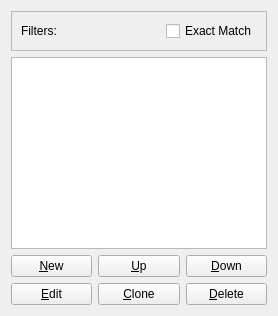
          <widget class="QWidget" name="tab_4">
           <attribute name="title">
            <string>IPv6 rules</string>
           </attribute>
           <layout class="QVBoxLayout" name="verticalLayout_10">
            <item>
             <widget class="QFrame" name="frame_2">
              <property name="frameShape">
               <enum>QFrame::StyledPanel</enum>
              </property>
              <property name="frameShadow">
               <enum>QFrame::Raised</enum>
              </property>
              <layout class="QHBoxLayout" name="horizontalLayout_8">
               <item>
                <widget class="QLabel" name="label_28">
                 <property name="sizePolicy">
                  <sizepolicy hsizetype="Maximum" vsizetype="Maximum">
                   <horstretch>0</horstretch>
                   <verstretch>0</verstretch>
                  </sizepolicy>
                 </property>
                 <property name="text">
                  <string>Filters:</string>
                 </property>
                </widget>
               </item>
               <item>
                <widget class="QFrame" name="acl6_filter_layout">
                 <property name="frameShape">
                  <enum>QFrame::NoFrame</enum>
                 </property>
                 <property name="frameShadow">
                  <enum>QFrame::Raised</enum>
                 </property>
                </widget>
               </item>
               <item>
                <widget class="QCheckBox" name="acl6_filter_exact">
                 <property name="sizePolicy">
                  <sizepolicy hsizetype="Maximum" vsizetype="Maximum">
                   <horstretch>0</horstretch>
                   <verstretch>0</verstretch>
                  </sizepolicy>
                 </property>
                 <property name="text">
                  <string>Exact Match</string>
                 </property>
                </widget>
               </item>
              </layout>
             </widget>
            </item>
            <item>
             <widget class="QTableWidget" name="acl6_table"/>
            </item>
            <item>
             <layout class="QGridLayout" name="gridLayout_2">
              <item row="0" column="0">
               <widget class="QPushButton" name="acl6_create_button">
                <property name="toolTip">
                 <string>Create a new rule</string>
                </property>
                <property name="text">
                 <string>&amp;New</string>
                </property>
                <property name="icon">
                 <iconset resource="../../ufwi-rpcc-qt/resources/ufwi-rpcc-qt.qrc">
                  <normaloff>:/icons/add.png</normaloff>:/icons/add.png</iconset>
                </property>
               </widget>
              </item>
              <item row="0" column="1">
               <widget class="QPushButton" name="acl6_up_button">
                <property name="toolTip">
                 <string>Move the selected rule up</string>
                </property>
                <property name="text">
                 <string>&amp;Up</string>
                </property>
                <property name="icon">
                 <iconset resource="../../ufwi-rpcc-qt/resources/ufwi-rpcc-qt.qrc">
                  <normaloff>:/icons/up.png</normaloff>:/icons/up.png</iconset>
                </property>
               </widget>
              </item>
              <item row="0" column="2">
               <widget class="QPushButton" name="acl6_down_button">
                <property name="toolTip">
                 <string>Move the selected rule down</string>
                </property>
                <property name="text">
                 <string>&amp;Down</string>
                </property>
                <property name="icon">
                 <iconset resource="../../ufwi-rpcc-qt/resources/ufwi-rpcc-qt.qrc">
                  <normaloff>:/icons/down.png</normaloff>:/icons/down.png</iconset>
                </property>
               </widget>
              </item>
              <item row="1" column="0">
               <widget class="QPushButton" name="acl6_edit_button">
                <property name="toolTip">
                 <string>Edit the selected rule</string>
                </property>
                <property name="text">
                 <string>&amp;Edit</string>
                </property>
                <property name="icon">
                 <iconset resource="../../ufwi-rpcc-qt/resources/ufwi-rpcc-qt.qrc">
                  <normaloff>:/icons/edit.png</normaloff>:/icons/edit.png</iconset>
                </property>
               </widget>
              </item>
              <item row="1" column="1">
               <widget class="QPushButton" name="acl6_clone_button">
                <property name="toolTip">
                 <string>Clone the selected rule</string>
                </property>
                <property name="text">
                 <string>&amp;Clone</string>
                </property>
                <property name="icon">
                 <iconset resource="../../ufwi-rpcc-qt/resources/ufwi-rpcc-qt.qrc">
                  <normaloff>:/icons/copy.png</normaloff>:/icons/copy.png</iconset>
                </property>
               </widget>
              </item>
              <item row="1" column="2">
               <widget class="QPushButton" name="acl6_delete_button">
                <property name="toolTip">
                 <string>Delete the selected rules</string>
                </property>
                <property name="text">
                 <string>&amp;Delete</string>
                </property>
                <property name="icon">
                 <iconset resource="../../ufwi-rpcc-qt/resources/ufwi-rpcc-qt.qrc">
                  <normaloff>:/icons/delete.png</normaloff>:/icons/delete.png</iconset>
                </property>
               </widget>
              </item>
             </layout>
            </item>
           </layout>
          </widget>
